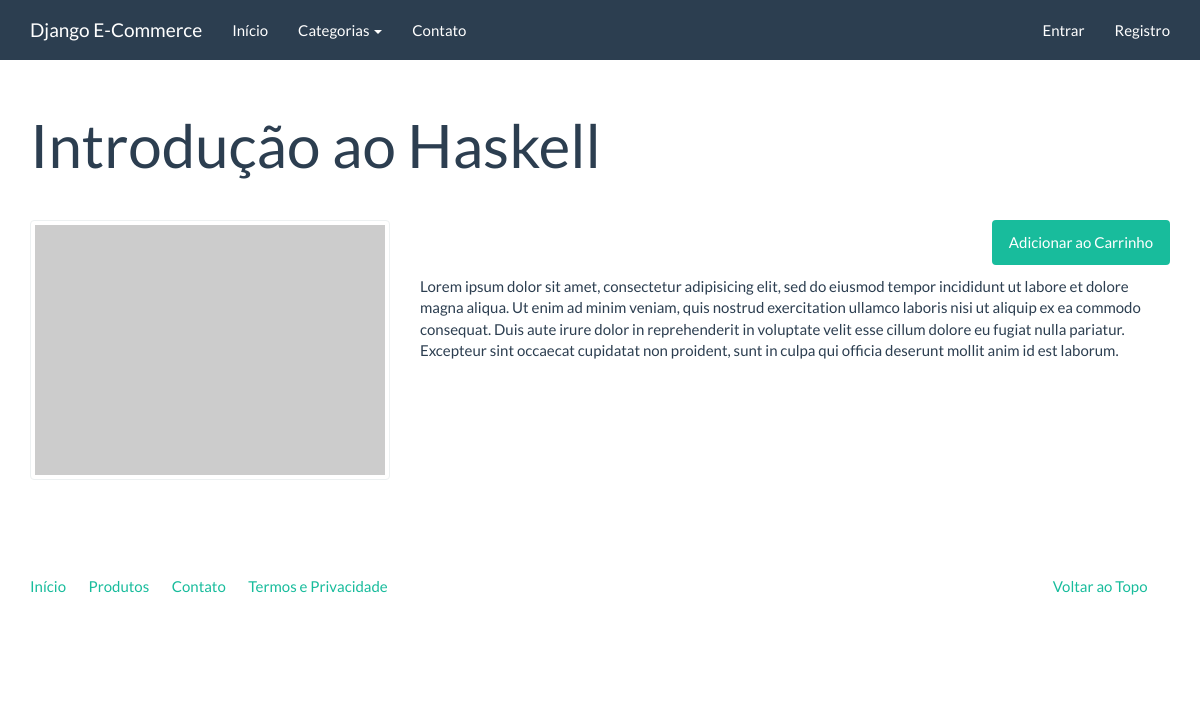
Screenshot of /catalogo/produtos/introducao-ao-haskell/ with the database file from the repository.
### catalog/models.py (models this page shows, shortened)
class Product(models.Model):
    created = models.DateTimeField('Criado em', auto_now_add=True)
    modified = models.DateTimeField('Modificado em', auto_now=True)
    name = models.CharField('Nome', max_length=100)
    slug = models.SlugField('Identificador', max_length=100)
    category = models.ForeignKey('catalog.Category', verbose_name='Categoria')
    description = models.TextField('Descrição', blank=True)
    price = models.DecimalField('Preço', decimal_places=2, max_digits=10)
    class Meta:
        verbose_name = 'Produto'
        verbose_name_plural = 'Produtos'
        ordering = ['name']
    def __str__(self):
        return self.name

### catalog/views.py (the view)
# urls.py: url(r'^produtos/(?P<slug>[\w_-]+)/$', views.product, name='product'),
def product(request, slug):
    product = Product.objects.get(slug=slug)
    template_name = 'catalog/product.html'
    context = {
        'product': product
    }
    return render(request, template_name, context)

### catalog/context_processors.py (called while the page is built)
def categories(request):
    return {
        'categories': Category.objects.all()
    }

### catalog/models.py (called while the page is built)
    def get_absolute_url(self):
        return reverse('catalog:category', kwargs={'slug': self.slug})

    def __str__(self):
        return self.name

### catalog/templates/catalog/product.html (shortened to what this page needs)
{% extends "base.html" %}
{% block container %}
    <div class="page-header">
        <h1>{{ product }}</h1>
    </div>
    <div class="row">
        <div class="col-sm-4">
            <a href="{% url 'checkout:create_cartitem' product.slug %}" class="thumbnail">
                <img src="http://placehold.it/350x250" alt="" />
            </a>
        </div>
        <div class="col-sm-8">
            <p class="text-right">
                <a href="{% url 'checkout:create_cartitem' product.slug %}" class="btn btn-success">
                    Adicionar ao Carrinho
                </a>
            </p>
            {{ product.description|default:'Sem descrição'|linebreaks }}
        </div>
    </div>
{% endblock container %}

### rows the page displays
Product: name "Introdução ao Haskell", description "Lorem ipsum dolor sit amet, consectetur adipisicing elit, sed do eiusmod tempor incididunt ut labore et dolore magna aliqua. Ut enim ad minim veniam, quis nostrud exercitation ullamco laboris nisi ut aliquip ex ea commodo consequat. Duis aute irure dolor in reprehenderit in voluptate velit esse cillum dolore eu fugiat nulla pariatur. Excepteur sint occaecat cupidatat non proident, sunt in culpa qui officia deserunt mollit anim id est laborum."
